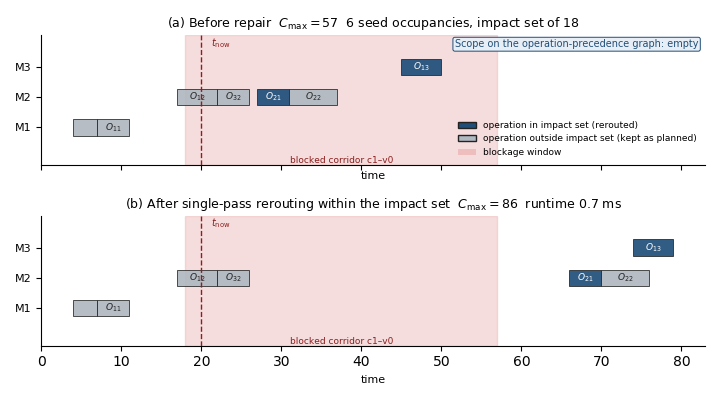

Write the Python code that produced this figure.
"""案例甘特:example_3x3x2 / seed42 走廊阻断下,修复前后工序时间轴。

放位意图(正文 §6 案例小节):
  在 E1/E3 统计之后,用一例把「任务图空、闭包非空、闭包内改/外侧尽量冻」落到时间轴。
  上图=扰动前原排程(标闭包工序);下图=STRC 单遍改路后。

用法:
  py paper04/figures/fig_strc_case.py
"""
from __future__ import annotations

import os
import sys

import matplotlib

matplotlib.use("Agg")
import matplotlib.pyplot as plt  # noqa: E402
from matplotlib.patches import Patch, Rectangle

HERE = os.path.dirname(os.path.abspath(__file__))
OUT = os.path.join(HERE, "fig_strc_case")
STRC = os.path.abspath(os.path.join(HERE, "..", "..", "STRC"))
if STRC not in sys.path:
    sys.path.insert(0, STRC)


def _closed_ops(closure_tasks: set[str]) -> set[tuple[int, int]]:
    ops = set()
    for t in closure_tasks:
        if not t.startswith("J"):
            continue
        parts = t[1:].split("-")
        if len(parts) >= 2:
            ops.add((int(parts[0]), int(parts[1])))
    return ops


def _draw_panel(ax, result, closed_ops, *, t_now, block, title, show_legend=False):
    ops = [rec for rec in result.ops.values() if not rec.pseudo and rec.machine is not None]
    machines = sorted({rec.machine for rec in ops})
    ymap = {m: i for i, m in enumerate(machines)}
    colors = {True: "#1f4e79", False: "#b0b8c0"}  # in closure / outside

    for rec in ops:
        key = (rec.job, rec.i)
        in_cl = key in closed_ops
        y = ymap[rec.machine]
        dur = max(1e-6, rec.finish - rec.start)
        ax.barh(y, dur, left=rec.start, height=0.55,
                color=colors[in_cl], edgecolor="#222222", linewidth=0.6,
                alpha=0.92, zorder=2)
        if dur >= 3.5:
            ax.text(rec.start + dur / 2, y, f"$O_{{{rec.job}{rec.i}}}$",
                    ha="center", va="center", fontsize=6.5,
                    color="white" if in_cl else "#222222", zorder=3)

    # t_now
    ax.axvline(t_now, color="#8b1e1e", ls="--", lw=1.0, zorder=4)
    ax.text(t_now + 1.2, len(machines) - 0.42, r"$t_{\mathrm{now}}$",
            ha="left", va="bottom", fontsize=7, color="#8b1e1e")

    # block window as translucent band
    cid, t0, t1 = block
    ax.axvspan(t0, t1, color="#e8a0a0", alpha=0.35, zorder=0)
    ax.text((t0 + t1) / 2, -0.95, f"blocked corridor {cid.replace('|', '–')}",
            ha="center", va="top", fontsize=6.5, color="#8b1e1e")

    ax.set_yticks(list(ymap.values()))
    ax.set_yticklabels([f"M{m}" for m in machines], fontsize=8)
    ax.set_xlabel("time", fontsize=8)
    ax.set_title(title, fontsize=9)
    ax.set_ylim(-1.25, len(machines) + 0.05)
    xmax = max(rec.finish for rec in ops) * 1.05
    ax.set_xlim(0, xmax)
    ax.spines["top"].set_visible(False)
    ax.spines["right"].set_visible(False)
    if show_legend:
        ax.legend(handles=[
            Patch(facecolor="#1f4e79", edgecolor="#222222", label="operation in impact set (rerouted)"),
            Patch(facecolor="#b0b8c0", edgecolor="#222222", label="operation outside impact set (kept as planned)"),
            Patch(facecolor="#e8a0a0", alpha=0.5, label="blockage window"),
        ], loc="lower right", fontsize=6.5, frameon=False)


def main() -> None:
    from algorithm.clbs_bridge import CLBS_INPUT, Network, load_instance
    from algorithm.closure import machine_chains_from_ops, spatiotemporal_closure
    from algorithm.disturbance import Disturbance, seed_failed_reservations
    from algorithm.repair import repair_with_strc
    from algorithm.schedule_io import build_baseline, pick_busy_corridor

    inst = load_instance(os.path.join(CLBS_INPUT, "example_3x3x2.json"))
    net = Network(inst.nodes, inst.corridors, inst.lu_node)
    bundle = build_baseline(inst, net, seed=42, mode="heuristic")
    t_now = 0.35 * bundle.makespan
    cid, t0, t1, _ = pick_busy_corridor(bundle.reservations, t_now=t_now)
    dist = Disturbance(type="corridor_block", t_now=t_now, corridor=cid,
                       t_start=t0, t_end=t1)
    seeds = seed_failed_reservations(dist, bundle.reservations)
    chains = machine_chains_from_ops(bundle.result.ops)
    closure = spatiotemporal_closure(
        seeds, bundle.reservations, horizon=bundle.makespan + 1.0,
        t_now=t_now, machine_chains=chains)
    closed_ops = _closed_ops({r.task for r in closure.closed})

    rep = repair_with_strc(inst, net, bundle, dist, expand_on_fail=False)
    assert rep.feasible and rep.result is not None, rep.errors[:3]

    fig, axes = plt.subplots(2, 1, figsize=(7.2, 4.0), sharex=True)
    block = (cid, t0, t1)
    _draw_panel(
        axes[0], bundle.result, closed_ops,
        t_now=t_now, block=block,
        title=(f"(a) Before repair  $C_{{\\max}}={bundle.makespan:.0f}$  "
               f"{len(seeds)} seed occupancies, impact set of {closure.size}"),
        show_legend=True,
    )
    _draw_panel(
        axes[1], rep.result, closed_ops,
        t_now=t_now, block=block,
        title=(f"(b) After single-pass rerouting within the impact set  $C_{{\\max}}={rep.makespan:.0f}$  "
               f"runtime {rep.wall_ms:.1f} ms"),
        show_legend=False,
    )
    # annotate T_impact empty
    axes[0].text(
        0.99, 0.97,
        "Scope on the operation-precedence graph: empty",
        transform=axes[0].transAxes, ha="right", va="top", fontsize=7,
        color="#1f4e79",
        bbox=dict(boxstyle="round,pad=0.2", fc="#e8eef5", ec="#1f4e79", lw=0.7),
    )

    fig.tight_layout()
    fig.savefig(OUT + ".pdf")
    fig.savefig(OUT + ".png")
    print("wrote", OUT + ".pdf")
    print(f"corridor={cid} t_now={t_now:.1f} block=[{t0:.1f},{t1:.1f}) "
          f"seeds={len(seeds)} cl={closure.size} "
          f"Cmax {bundle.makespan:.0f}->{rep.makespan:.0f}")


if __name__ == "__main__":
    main()
